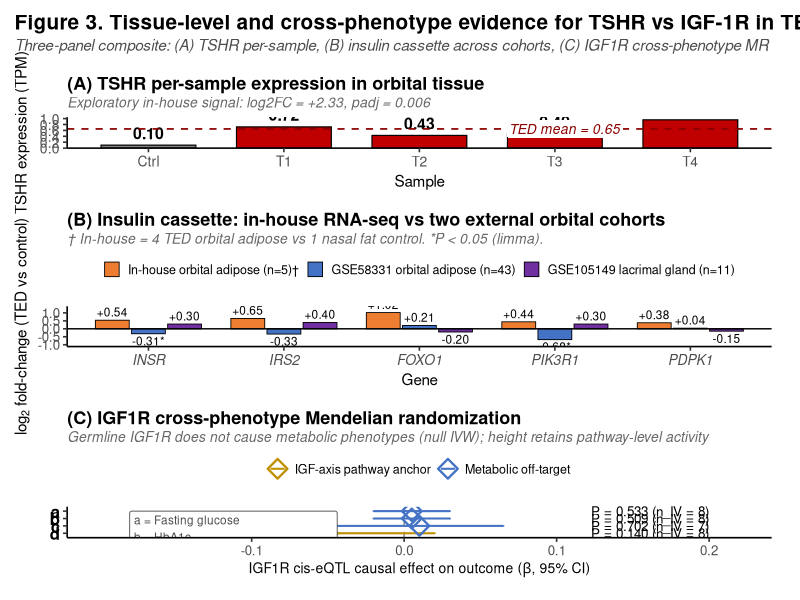

Write R code to recreate this figure.
# ============================================================
# Figure 3 v7.1 — Three-panel vertical stack (TED-TRAP v4.5)
# v7.1 변경 (FROM v7):
#  - a/b/c/d footnote(legend)를 subtitle에서 PLOT 내부 annotation으로 이동
#  - 표준 figure 관례: panel 내부에 inset legend 배치
#  - Panel C subtitle은 핵심 메시지만 유지
# ============================================================

library(ggplot2)
library(patchwork)
library(dplyr)
library(scales)

# ============================================================
# PANEL A — TSHR per-sample TPM
# ============================================================

panel_a_data <- data.frame(
  sample = factor(c("Ctrl", "T1", "T2", "T3", "T4"),
                  levels = c("Ctrl", "T1", "T2", "T3", "T4")),
  TPM    = c(0.10, 0.72, 0.43, 0.49, 0.96),
  group  = c("Control", "TED", "TED", "TED", "TED")
)

ted_mean <- mean(panel_a_data$TPM[panel_a_data$group == "TED"])

p_a <- ggplot(panel_a_data, aes(x = sample, y = TPM, fill = group)) +
  geom_col(color = "black", linewidth = 0.4, width = 0.7) +
  geom_text(aes(label = sprintf("%.2f", TPM)),
            vjust = -0.5, size = 4, fontface = "bold") +
  geom_hline(yintercept = ted_mean, linetype = "dashed",
             color = "darkred", linewidth = 0.6) +
  geom_label(data = data.frame(x = 4.5, y = ted_mean,
                                label = sprintf("TED mean = %.2f", ted_mean)),
             aes(x = x, y = y, label = label),
             color = "darkred", size = 3.5, fontface = "italic",
             fill = "white", label.size = 0,
             label.padding = unit(0.15, "lines"),
             hjust = 1, inherit.aes = FALSE) +
  scale_fill_manual(values = c("Control" = "#808080", "TED" = "#C00000"),
                    guide = "none") +
  scale_y_continuous(limits = c(0, 1.05), expand = c(0, 0),
                     breaks = seq(0, 1.0, 0.2)) +
  labs(title    = "(A) TSHR per-sample expression in orbital tissue",
       subtitle = "Exploratory in-house signal: log2FC = +2.33, padj = 0.006",
       x = "Sample",
       y = "TSHR expression (TPM)") +
  theme_classic(base_size = 12) +
  theme(plot.title    = element_text(face = "bold", size = 13, hjust = 0,
                                     margin = margin(b = 2)),
        plot.subtitle = element_text(face = "italic", size = 10,
                                     color = "gray40", hjust = 0,
                                     margin = margin(b = 4)),
        # ★ v7: plot.title.position 제거 (default 'panel' 사용)
        # → title이 차트와 일관된 위치 (안쪽으로 들어감)
        axis.title    = element_text(size = 11),
        axis.text     = element_text(size = 10),
        plot.margin   = margin(8, 15, 8, 5))

# ============================================================
# PANEL B — Insulin cassette 3-cohort
# ============================================================

panel_b_data <- data.frame(
  Gene = factor(rep(c("INSR", "IRS2", "FOXO1", "PIK3R1", "PDPK1"), 3),
                levels = c("INSR", "IRS2", "FOXO1", "PIK3R1", "PDPK1")),
  Cohort = factor(rep(c("In-house orbital adipose (n=5)\u2020",
                        "GSE58331 orbital adipose (n=43)",
                        "GSE105149 lacrimal gland (n=11)"), each = 5),
                  levels = c("In-house orbital adipose (n=5)\u2020",
                             "GSE58331 orbital adipose (n=43)",
                             "GSE105149 lacrimal gland (n=11)")),
  log2FC = c(
    +0.54, +0.65, +1.02, +0.44, +0.38,
    -0.31, -0.33, +0.21, -0.68, +0.04,
    +0.30, +0.40, -0.20, +0.30, -0.15
  ),
  is_significant = c(
    rep(FALSE, 5),
    TRUE, FALSE, FALSE, TRUE, FALSE,
    rep(FALSE, 5)
  )
)

panel_b_data$label <- sprintf("%+.2f%s",
                              panel_b_data$log2FC,
                              ifelse(panel_b_data$is_significant, "*", ""))

panel_b_subtitle <- "\u2020 In-house = 4 TED orbital adipose vs 1 nasal fat control. *P < 0.05 (limma)."

p_b <- ggplot(panel_b_data, aes(x = Gene, y = log2FC, fill = Cohort)) +
  geom_col(position = position_dodge(width = 0.8),
           width = 0.75, color = "black", linewidth = 0.3) +
  geom_text(aes(label = label,
                vjust = ifelse(log2FC >= 0, -0.4, 1.3)),
            position = position_dodge(width = 0.8),
            size = 3.0) +
  geom_hline(yintercept = 0, color = "black", linewidth = 0.5) +
  scale_fill_manual(values = c(
    "In-house orbital adipose (n=5)\u2020"  = "#ED7D31",
    "GSE58331 orbital adipose (n=43)"        = "#4472C4",
    "GSE105149 lacrimal gland (n=11)"        = "#7030A0"
  )) +
  scale_y_continuous(limits = c(-1.0, 1.3), breaks = seq(-1.0, 1.2, 0.5)) +
  labs(title    = "(B) Insulin cassette: in-house RNA-seq vs two external orbital cohorts",
       subtitle = panel_b_subtitle,
       x        = "Gene",
       y        = expression(log[2]~"fold-change (TED vs control)"),
       fill     = NULL) +
  theme_classic(base_size = 12) +
  theme(plot.title    = element_text(face = "bold", size = 13, hjust = 0,
                                     margin = margin(b = 2)),
        plot.subtitle = element_text(face = "italic", size = 10,
                                     color = "gray40", hjust = 0,
                                     margin = margin(b = 4)),
        axis.text.x   = element_text(face = "italic", size = 10),
        axis.title    = element_text(size = 11),
        legend.position    = "top",
        legend.text        = element_text(size = 9),
        legend.title       = element_blank(),
        legend.key.size    = unit(0.4, "cm"),
        legend.box.margin  = margin(t = 0, b = 3),
        plot.margin        = margin(8, 15, 8, 5))

# ============================================================
# PANEL C — IGF1R cross-phenotype MR
# ★ v7: y-axis labels을 a/b/c/d로 (1글자!) → axis padding 최소
# ============================================================

panel_c_data <- data.frame(
  outcome = factor(c("a", "b", "c", "d"),
                   levels = c("d", "c", "b", "a")),  # bottom-up
  outcome_full = c("Fasting glucose", "HbA1c", "T2D",
                   "Height (IGF-axis pathway anchor)"),
  beta    = c(0.005, 0.005, 0.010, -0.050),
  ci_low  = c(-0.020, -0.020, -0.045, -0.130),
  ci_high = c(0.030, 0.030, 0.065, 0.020),
  pvalue  = c(0.533, 0.509, 0.702, 0.140),
  n_iv    = c(8, 8, 7, 8),
  category = c("Metabolic off-target", "Metabolic off-target",
               "Metabolic off-target", "IGF-axis pathway anchor")
)

panel_c_data$label_p <- sprintf("P = %.3f (n_IV = %d)",
                                panel_c_data$pvalue,
                                panel_c_data$n_iv)

# Subtitle: 핵심 메시지만 (a/b/c/d 정의는 plot 내부 annotation)
panel_c_subtitle <- "Germline IGF1R does not cause metabolic phenotypes (null IVW); height retains pathway-level activity"


p_c <- ggplot(panel_c_data, aes(x = beta, y = outcome, color = category)) +
  geom_vline(xintercept = 0, linetype = "dashed",
             color = "gray50", linewidth = 0.5) +
  geom_errorbarh(aes(xmin = ci_low, xmax = ci_high),
                 height = 0.2, linewidth = 0.7) +
  geom_point(aes(shape = category), size = 4.5, fill = NA, stroke = 1.2) +
  geom_text(aes(x = 0.20, label = label_p), color = "black",
            size = 3.4, hjust = 1) +
  annotate("text", x = 0.20, y = "d",
           label = "WM P = 0.019 (anchor)", hjust = 1,
           vjust = 2.2, color = "#BF9000", size = 3.2,
           fontface = "italic") +
  # ★ v7.1: a/b/c/d 정의를 plot 내부 좌측 상단에 inset annotation으로
  annotate("label", x = -0.18, y = "a",
           label = "a = Fasting glucose\nb = HbA1c\nc = T2D\nd = Height (IGF-axis pathway anchor)",
           hjust = 0, vjust = 1.0,
           color = "gray30", size = 3.0,
           fill = "white", label.size = 0.3,
           label.padding = unit(0.3, "lines")) +
  scale_color_manual(values = c(
    "Metabolic off-target"     = "#4472C4",
    "IGF-axis pathway anchor"  = "#BF9000"
  )) +
  scale_shape_manual(values = c(
    "Metabolic off-target"     = 23,
    "IGF-axis pathway anchor"  = 23
  )) +
  scale_x_continuous(limits = c(-0.20, 0.22),
                     breaks = c(-0.1, 0, 0.1, 0.2)) +
  labs(title    = "(C) IGF1R cross-phenotype Mendelian randomization",
       subtitle = panel_c_subtitle,
       x        = expression(paste("IGF1R cis-eQTL causal effect on outcome (", beta, ", 95% CI)")),
       y        = NULL,
       color    = NULL, shape = NULL) +
  theme_classic(base_size = 12) +
  theme(plot.title    = element_text(face = "bold", size = 13, hjust = 0,
                                     margin = margin(b = 2)),
        plot.subtitle = element_text(face = "italic", size = 10,
                                     color = "gray40", hjust = 0,
                                     margin = margin(b = 4)),
        # ★ v7.1: y-axis labels이 a/b/c/d (1글자) → bold + 큰 size
        axis.text.y   = element_text(size = 12, face = "bold", color = "black"),
        axis.title.x  = element_text(size = 10),
        legend.position    = "top",
        legend.text        = element_text(size = 9),
        legend.key.size    = unit(0.4, "cm"),
        legend.box.margin  = margin(t = 0, b = 3),
        plot.margin        = margin(8, 15, 8, 5))

# ============================================================
# Vertical stack — patchwork align 영향 최소
# ============================================================

final_plot <- (p_a / p_b / p_c +
  plot_layout(heights = c(1.0, 1.3, 1.0))) +
  plot_annotation(
    title    = "Figure 3. Tissue-level and cross-phenotype evidence for TSHR vs IGF-1R in TED",
    subtitle = "Three-panel composite: (A) TSHR per-sample, (B) insulin cassette across cohorts, (C) IGF1R cross-phenotype MR",
    theme = theme(
      plot.title    = element_text(face = "bold", size = 15, hjust = 0,
                                   margin = margin(t = 5, b = 3)),
      plot.subtitle = element_text(face = "italic", size = 11,
                                   color = "gray30", hjust = 0,
                                   margin = margin(b = 8),
                                   lineheight = 1.2)
    )
  )

ggsave(
  filename = "Figure3.png",
  plot     = final_plot,
  width    = 11, height = 14, units = "in",
  dpi      = 470,
  bg       = "white"
)

cat("Figure 3 v7.1 saved.\n")
cat("핵심 변경 (FROM v7):\n")
cat("  ✅ a/b/c/d 정의를 plot 내부 좌측 상단 annotation으로 이동\n")
cat("  ✅ 표준 figure 관례: panel 내부 inset legend\n")
cat("Dimensions: 11 x 14 in @ 470 DPI = 5170 x 6580 px = 34 MP\n")
